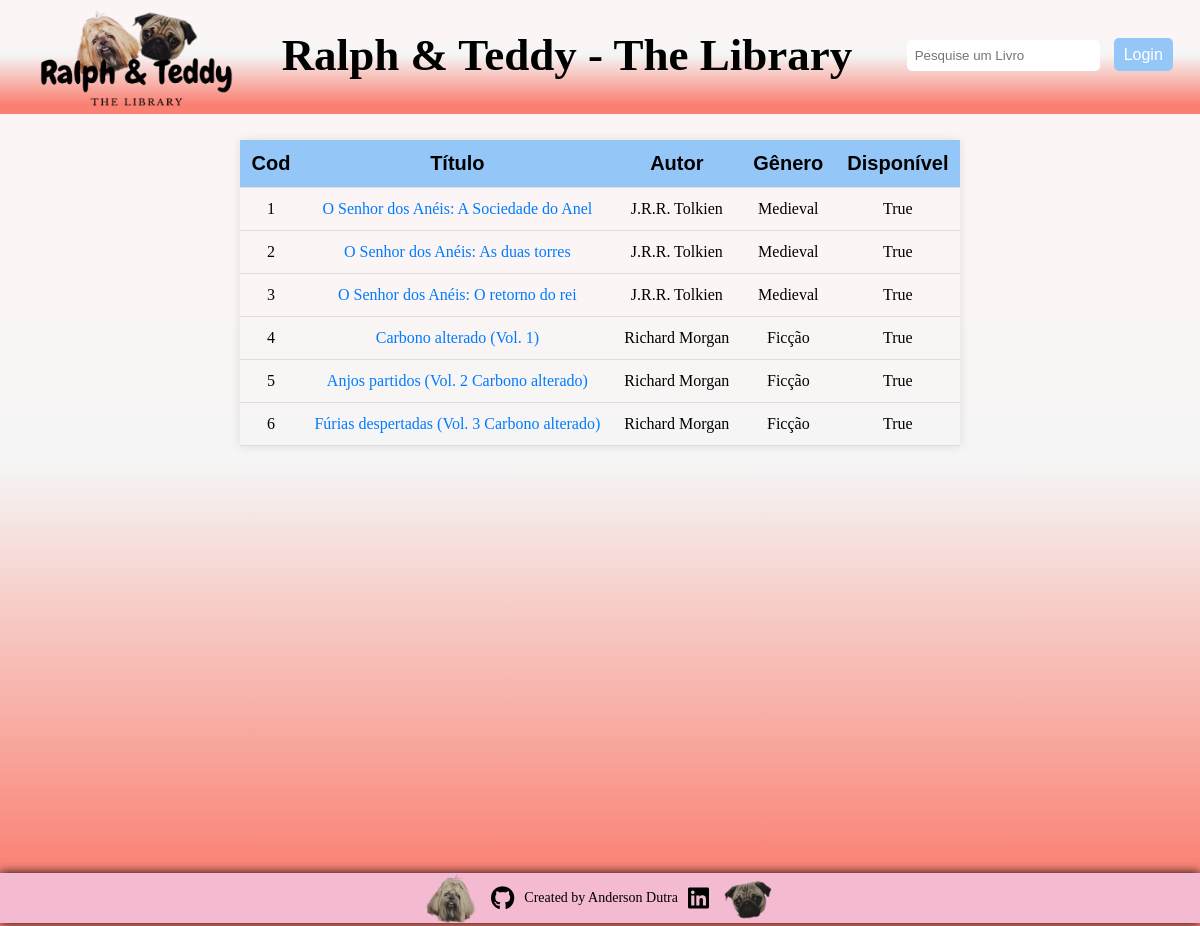
Screenshot of /index_list/ with the database file from the repository.
### app_biblioteca/models.py (models this page shows, shortened)
class Books(models.Model):
    user = models.ForeignKey(User, on_delete=models.CASCADE, blank=False)
    cod = models.IntegerField(unique=True)
    name = models.CharField(max_length=255)
    gender = models.ForeignKey(Genders, on_delete=models.CASCADE)
    book_cover = models.ImageField(blank=False)
    author = models.CharField(max_length=255)
    description = models.TextField()
    pages = models.IntegerField()
    qtd = models.IntegerField()
    in_stock = models.BooleanField(default=False)
    class meta:
        verbose_name = "Book"
        verbose_name_plural = "Books"

class Genders(models.Model):
    name = models.CharField(max_length=255)
    def __str__(self):
        return self.name
    class meta:
        verbose_name = "Gender"
        verbose_name_plural = "Genders"

### app_biblioteca/views.py (the view)
# urls.py: path("index_list/", views.index_list, name="index-list"),
def index_list(request):
    books = Books.objects.all().order_by("cod")
    return render(request, "pages/index_list.html", {"books": books})

### app_biblioteca/templates/pages/index_list.html (shortened to what this page needs)
{% load static %}
<!DOCTYPE html>
<html lang="en">
<head>
    <link rel="stylesheet" href="{% static 'css/index.css' %}">
    <link rel="stylesheet" href="{% static 'css/index_list.css' %}">
    <link rel="stylesheet" href="https://cdnjs.cloudflare.com/ajax/libs/font-awesome/6.1.0/css/all.min.css">
</head>
<body>
    <header>
        <nav class="navbar">
            <div class="logo-navbar">
                <a href="{% url 'home' %}">
                    <img src="../../../media/logo-sem-fundo.png" alt="Home">
                </a>
            </div>
            <div class="title-navbar">
                <h1>Ralph & Teddy - The Library</h1>
            </div>
            <div class="search-navbar">
                <form method="get" action="{% url 'search-book' %}">
                    <input type="text" name="q" placeholder="Pesquise um Livro">
                    {% if user.is_authenticated %}
                        <a href="{% url 'logout' %}">Sair</a>
                    {% else %}
                        <a href="{% url 'login' %}">Login</a>
                    {% endif %}
                </form>
            </div>
        </nav>
        <nav class="navbar-links">
        </nav>
    </header>
    {% if books %}
        <main>
            <table class="book-list">
                <thead>
                    <tr>
                        <th>Cod</th>
                        <th>Título</th>
                        <th>Autor</th>
                        <th>Gênero</th>
                        <th>Disponível</th>
                    </tr>
                </thead>
                <tbody>
                    {% for book in books %}
                    <tr>
                        <td>{{book.cod}}</td>
                        <td><a href="{% url 'book-detail' book.id %}">{{book.name}}</a></td>
                        <td>{{book.author}}</td>
                        <td>{{book.gender}}</td>
                        <td>{{book.in_stock}}</td>
                    </tr>
                    {% endfor %}
                </tbody>
            </table>
        </main>
    {% else %}
        <p class="no-results-message">Desculpe! Nenhum livro encontrado.</p>
    {% endif %}
    <footer class="footer">
        <img src="../../../media/ralph-rosto.png" alt="Ralph">
        <a href="https://github.com/AndersonDutra7" target="_blank"><i class="fab fa-github"></i></a>
        <p>Created by Anderson Dutra</p>
        <a href="https://www.linkedin.com/in/anderson-dutra-88b294211/" target="_blank"><i class="fab fa-linkedin"></i></a>
        <img src="../../../media/teddy-rosto.png" alt="Teddy">
    </footer>
</body>
</html>

### templates/static/css/index.css (style rules this page uses)
* { margin: 0; padding: 0; box-sizing: border-box; }
body { width: auto; overflow: hidden; background: linear-gradient(to bottom, rgba(252, 245, 245, 1) 30%, whitesmoke 50%, whitesmoke 50%, salmon 95%); background-repeat: no-repeat; }
.navbar { background: linear-gradient(to bottom, rgba(252, 245, 245, 1) 30%, whitesmoke 50%, salmon 95%); display: flex; justify-content: space-around; align-items: center; }
.logo-navbar { width: 200px; height: 110px; }
.logo-navbar a img { width: 220px; height: 120px; background-size: cover; }
.title-navbar { font-size: 30px; }
.search-navbar input[type="text"] { padding: 8px; border: none; border-radius: 5px; margin-right: 10px; }
.search-navbar a { background-color: #94c6f8; color: white; border: none; border-radius: 5px; padding: 8px 10px; cursor: pointer; text-decoration: none; font-family: Arial, Helvetica, sans-serif; }
.navbar-links { background-color: salmon; display: flex; justify-content: space-around; align-items: center; padding: 2px; }
main { height: 100vh; display: flex; align-items: flex-start; overflow: auto; margin: 5% 2%; }
.footer { gap: 10px; display: flex; box-shadow: 0 0px 10px rgb(8, 8, 8); background-color: rgb(243, 186, 210); justify-content: center; align-items: center; height: 50px; position: fixed; bottom: 3px; left: 0; right: 0; }
.footer > img { max-width: 60px; max-height: 60px; box-shadow: none; filter: sepia(50%) grayscale(30%) contrast(90%) brightness(80%); }
.footer > p { font-size: 14px; }
.footer > a >i { font-size: 24px; cursor: pointer; color: black; }

### templates/static/css/index_list.css (style rules this page uses)
body { overflow: auto; }
main { display: flex; align-items: flex-start; justify-content: center; margin: .5% 2%; }
.book-list { max-width: 80%; list-style: none; border-collapse: collapse; box-shadow: 0 0 10px rgba(0, 0, 0, 0.1); margin-top: 20px; }
.book-list thead { background-color: #94c6f8; font-size: 20px; font-family: Arial, Helvetica, sans-serif; padding: 5px; }
.book-list th, .book-list td { padding: 12px; text-align: center; border-bottom: 1px solid #ddd; }
.book-list tbody a { color: #007bff; text-decoration: none; }

### rows the page displays
Books: cod "1", name "O Senhor dos Anéis: A Sociedade do Anel", author "J.R.R. Tolkien", gender "Medieval", in_stock "True"
Books: cod "2", name "O Senhor dos Anéis: As duas torres", author "J.R.R. Tolkien", gender "Medieval", in_stock "True"
Books: cod "3", name "O Senhor dos Anéis: O retorno do rei", author "J.R.R. Tolkien", gender "Medieval", in_stock "True"
Books: cod "4", name "Carbono alterado (Vol. 1)", author "Richard Morgan", gender "Ficção", in_stock "True"
Books: cod "5", name "Anjos partidos (Vol. 2 Carbono alterado)", author "Richard Morgan", gender "Ficção", in_stock "True"
Books: cod "6", name "Fúrias despertadas (Vol. 3 Carbono alterado)", author "Richard Morgan", gender "Ficção", in_stock "True"
